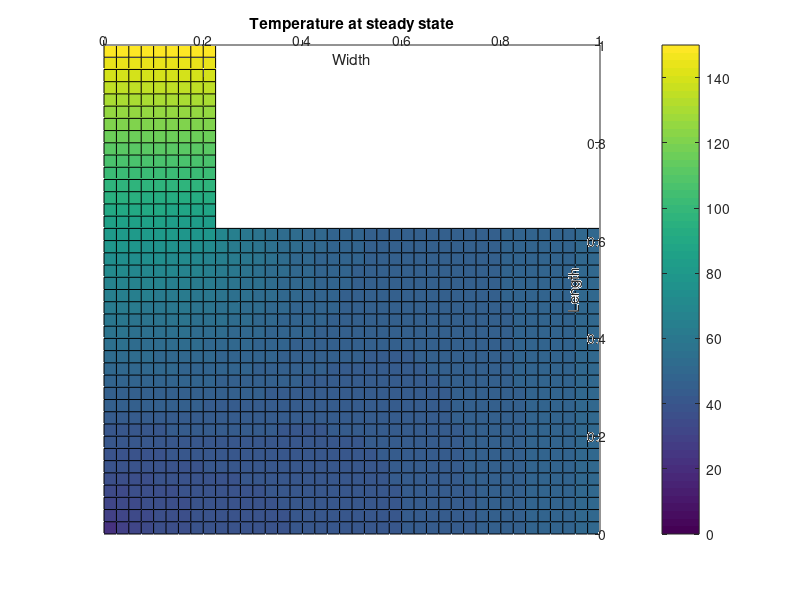

Write the MATLAB code that produced this figure. (Note: this script raises an error after producing the figure.)
clc;
clear all; 
%% Part a
% We can firstly solve the problem as if it is a square and then when
% updating the values of the temperature, we skip he empty region
% The plate width 
Lx= 1; 
% The plate length
Ly= 1; 
% The number of nodes in x direction (x_resolution)
Nx=40; 
% The number of nodes in y direction (y_resolution)
Ny=40; 
d_x = Lx/Nx;
d_y = Ly/Nx;
% Initial temperature in all nodes
T_initial= 0; 
% The constant temperature on the top side (at y=Ny+1)
T_B = 150 ; 
% The constant temperature on the right side (at x=Nx+1)
T_E = 50 ;
% Tolerence for steady state section (correct up to 5 significant figures)
tolerence_ss=0.5*(10^(2-5)); 
% The length of the B boundary
B = .2;
% The length of the B boundary
E = .6;
start_point = 2;
% Calculating the C_boundary position
extra_bound_x_pos = ceil(start_point + B/(d_x));
% Calculating the D_boundary position
extra_bound_y_pos = ceil(start_point + E/(d_y));

% The iteration counter
k=1;
% To make sure that the updating loop will not run infinitely
max_iter = 1000;
% Initializing the error for the first iteration to run
err_SS_max(k)=1; 
% Max T to set axes limits in plotting
T_max=max([T_B T_E T_initial]); 
% Min T to set axes limits in plotting
T_min=min([T_B T_E T_initial]); 

% Initializing the temperature matrix based on the boundary conditions

CurrTemp_ss=zeros(Nx+start_point,Ny+start_point);  NextTemp=zeros(Nx+start_point,Ny+start_point);
CurrTemp_ss(:,1)=T_initial;                        NextTemp(:,1)=T_initial;  
% B_side initilization
CurrTemp_ss(:,Ny+start_point-1)=T_B;               NextTemp(:,Ny+start_point-1)=T_B;
CurrTemp_ss(:,Ny+start_point)=T_B;                 NextTemp(:,Ny+start_point)=T_B; 
% E_side initilization
CurrTemp_ss(Nx+start_point-1,:)=T_E;               NextTemp(Nx+start_point-1,:)=T_E;
CurrTemp_ss(Nx+start_point,:)=T_E;                 NextTemp(Nx+start_point,:)=T_E; 


while err_SS_max(k)>=tolerence_ss 
% Looping over the points in the grid(Plate)
for i=start_point:Nx 
for j=start_point:Ny
     if i > extra_bound_x_pos && j> extra_bound_y_pos
     else
        % Bottom edge is insulated (F)
        if j==start_point 
            NextTemp(i,j)= (CurrTemp_ss(i+1, j)+CurrTemp_ss(i-1, j)+ 2*CurrTemp_ss(i, j+1))/4;
        % Left edge is insulated (A)
        elseif i==start_point 
            NextTemp(i,j)=(2*CurrTemp_ss(i+1, j)+CurrTemp_ss(i, j+1)+CurrTemp_ss(i, j-1))/4;
        % C edge is insulated 
        elseif i == extra_bound_x_pos && j >= extra_bound_y_pos 
            NextTemp(i,j)=(2*CurrTemp_ss(i-1, j)+CurrTemp_ss(i, j+1)+CurrTemp_ss(i, j-1))/4;
        % D edge is insulated
        elseif j == extra_bound_y_pos && i >= extra_bound_x_pos 
            NextTemp(i,j)=(CurrTemp_ss(i+1, j)+CurrTemp_ss(i-1, j)+2*CurrTemp_ss(i, j-1))/4;
        else % Inner points normal update
            NextTemp(i, j) = (CurrTemp_ss(i+1, j)+CurrTemp_ss(i-1, j)+CurrTemp_ss(i, j-1)+CurrTemp_ss(i, j+1))/4;
        end
     end
end
end
% Updating the iteration k
k=k+1; 
% Calculating error
err_SS_max(k)=abs(max(max((NextTemp-CurrTemp_ss)./ NextTemp))); 
% Updating the current temperature matrix
CurrTemp_ss=NextTemp; 
end

% Plotting 
% Generate the x and y coordinates values (From points numbers --> coordinates)
x = (0:Nx+1) * d_x;  
y = (0:Ny+1) * d_y;  

% Creating a mesh grid for plotting
[X, Y] = meshgrid(x, y);  % X and Y are now 2D grids

% Set the points in the rectangle defined by extra_bound_x_pos and
% extra_bound_y_pos to NaN (the part of the plate that is empty, no metal)
% since we do not need to plot it
CurrTemp_plot = CurrTemp_ss(2:Nx+2, 2:Ny+2);
CurrTemp_plot(extra_bound_x_pos+1:Nx+2, extra_bound_y_pos+1:Ny+2) = NaN;
% Plotting the temperature distribution
figure(1);
hold on
title(sprintf('Temperature at steady state'));
surf(X, Y, CurrTemp_plot)  
cb = colorbar;
caxis([T_min T_max]); 
% View from the top
view(90, -90);  
xlim([0 Lx]); xlabel('Length');
ylim([0 Ly]); ylabel('Width');
zlim([T_min T_max]); zlabel('Temperature for the steady state solution');

%% Part b:
% Material name
name=('Graphene'); 
% Thermal conductivity value (W/m.K)
conductivity = 4000; 
% Specific heat value (J/kg K)
specific_heat = 700;
% Density value (kg/m^3)
density = 4717;
% The plate width 
Lx= 1; 
% The plate length
Ly= 1; 
% The number of nodes in x direction (x_resolution)
Nx=40; 
% The number of nodes in y direction (y_resolution)
Ny=40; 
d_x = Lx/Nx;
dx = d_x;
d_y = Ly/Nx;
dy = d_y;
% Initial temperature in all nodes
T_initial= 0; 
% The constant temperature on the top side (at y=Ny+1)
T_B = 150 ; 
% The constant temperature on the right side (at x=Nx+1)
T_E = 50 ;
% The length of the B boundary
B = .2;
% The length of the B boundary
E = .6;
start_point = 2;
% Calculating the C_boundary position
extra_bound_x_pos = ceil(start_point + B/(d_x));
% Calculating the D_boundary position
extra_bound_y_pos = ceil(start_point + E/(d_y));

% tolerence for numerical simulation (0.1 deg Celesius difference between
% the time domain final solution and the steady-state solution)
tolerence = .1; 

% k, thermal diffusivity, is the thermal conductivity divided by density and specific heat capacity
k = conductivity/(specific_heat*density); 
% Max T to set axes limits in plotting
T_max=max([T_B T_E T_initial]); 
% Min T to set axes limits in plotting
T_min=min([T_B T_E T_initial]); 
% Setting dt via the stability criterion
dt=0.125*(((Lx/Nx)^2+(Ly/Ny)^2)/k)







% Initializing temperature matrices
% set max iterations 75,000 due to memory limitations, max time steps
T=zeros(Nx+2,Ny+2,75000); 
T(:,1,:)=T_initial;
T(:,Ny+1,:)=T_B;
T(:,Ny+2,:)=T_B; 
T(Nx+1,:,:)=T_E;
T(Nx+2,:,:)=T_E; 
T(:,:,1)=T_initial;

iter=1;
% Initialising error for the first iteration
err_E_max(iter)=100; 


while err_E_max(iter)>=tolerence && iter <11
for i=2:Nx
for j=2:Ny

if i > extra_bound_x_pos && j> extra_bound_y_pos 
     else
        if j==start_point % Bottom edge is insulated (F)
             T(i,j,iter+1)=T(i,j,iter)+(dt*k*(T(i-1,j,iter)-2*T(i,j,iter)+T(i+1,j,iter))/dx^2)+(dt*k*(-2*T(i,j,iter)+2*T(i,j+1,iter))/dy^2);
        elseif i==start_point % Left edge is insulated (A)
            T(i,j,iter+1)=T(i,j,iter)+dt*k*((-2*T(i,j,iter)+2*T(i+1,j,iter))/dx^2)+(dt*k*(T(i,j-1,iter)-2*T(i,j,iter)+T(i,j+1,iter))/dy^2);
        elseif i == extra_bound_x_pos && j >= extra_bound_y_pos % C edge is insulated 
            T(i,j,iter+1)=T(i,j,iter)+dt*k*((-2*T(i,j,iter)+2*T(i-1,j,iter))/dx^2)+(dt*k*(T(i,j-1,iter)-2*T(i,j,iter)+T(i,j+1,iter))/dy^2);
        elseif j == extra_bound_y_pos && i >= extra_bound_x_pos % D edge is insulated
             T(i,j,iter+1)=T(i,j,iter)+(dt*k*(T(i-1,j,iter)-2*T(i,j,iter)+T(i+1,j,iter))/dx^2)+(dt*k*((-2*T(i,j,iter)+2*T(i,j-1,iter))/dy^2));
        else % Inner points normal update
            T(i,j,iter+1)=T(i,j,iter)+(dt*k*(T(i-1,j,iter)-2*T(i,j,iter)+T(i+1,j,iter))/dx^2)+(dt*k*(T(i,j-1,iter)-2*T(i,j,iter)+T(i,j+1,iter))/dy^2);
        end

     end
end
end
iter=iter+1;
% Calculating the error
err_E_max(iter) = max(max(abs((T(:,:,iter) - CurrTemp_ss))));



% Testing solution convergence
if round(err_E_max(iter),5)==round(err_E_max(iter-1),5) && err_E_max(iter)~= 0
errordlg('The solution is not converging, Please choose a larger tolerence','Tolerence Error');
close(message)
return
end

end

% Plotting
x=zeros(1,Nx+2);
y=zeros(1,Ny+2); 
for i = 1:Nx+2
x(i) =(i-1)*dx;
end
for i = 1:Ny+2
y(i) =(i-1)*dy;
end

T=T(:,:,1:iter); % delete the unused preallocated zero layers
SStime=iter*dt; % steady state time
SSsteps=iter; %total number of steady state steps

% Animated plot
f2=figure(2);
ax2=axes(f2);
CurrTemp_plot = T(2:Nx+2, 2:Ny+2, :);
CurrTemp_plot(extra_bound_x_pos+1:Nx+2, extra_bound_y_pos+1:Ny+2, :) = NaN;
for j=floor(linspace(1,SSsteps,250))
surf(ax2,x,y,CurrTemp_plot(:,:,j))
title(ax2,sprintf('Temperature at time : %i seconds ',round(j*dt)))
cb=colorbar(ax2);
caxis(ax2,[T_min T_max]);
view(ax2,90,-90);
xlim(ax2,[0 Lx+dx]); xlabel('Length');
ylim(ax2,[0 Ly+dy]); ylabel('Width');
zlim(ax2,[T_min T_max]); zlabel('Temperature for the time varying solution');
drawnow
end

%%
err_E_max(iter)
